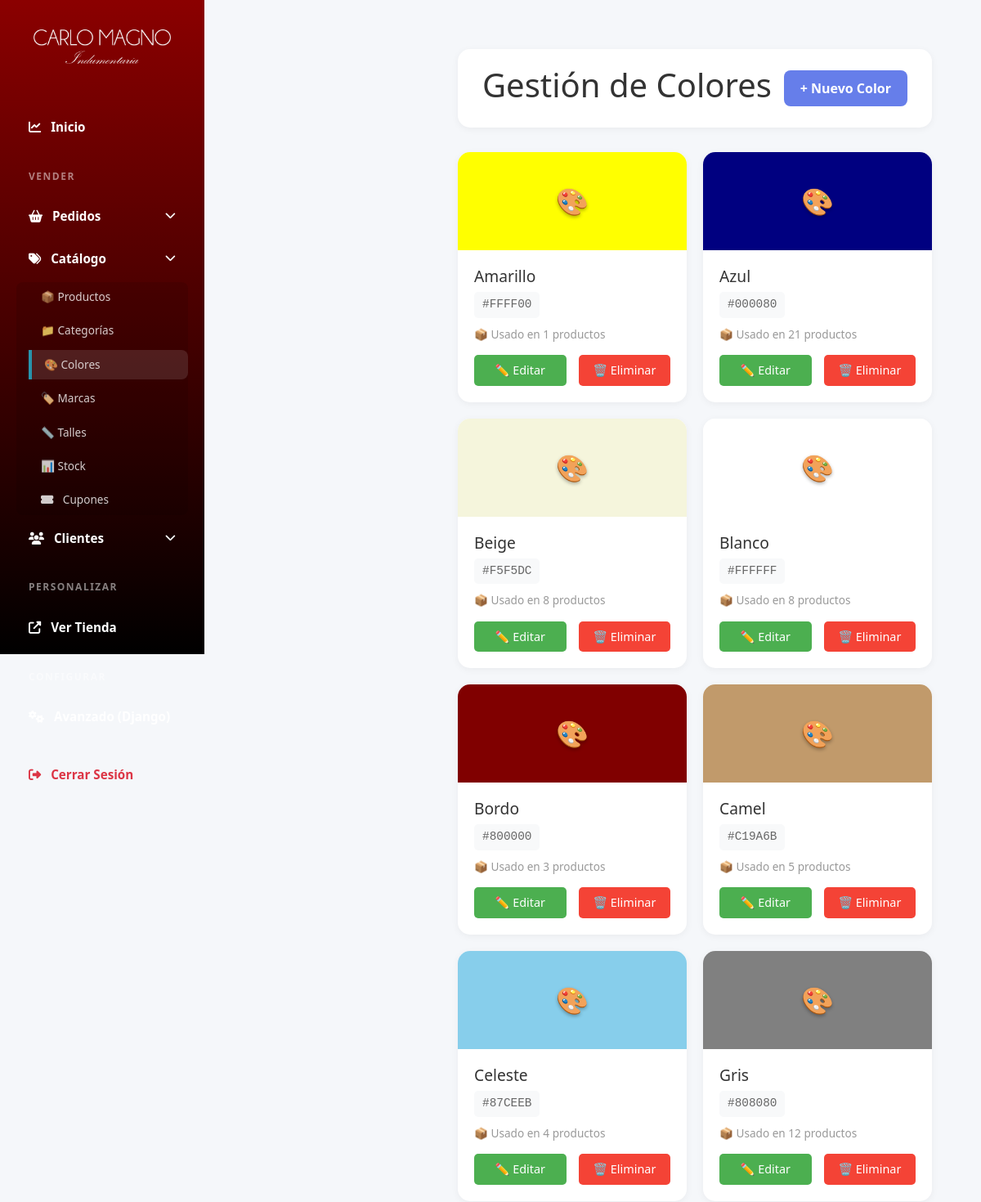
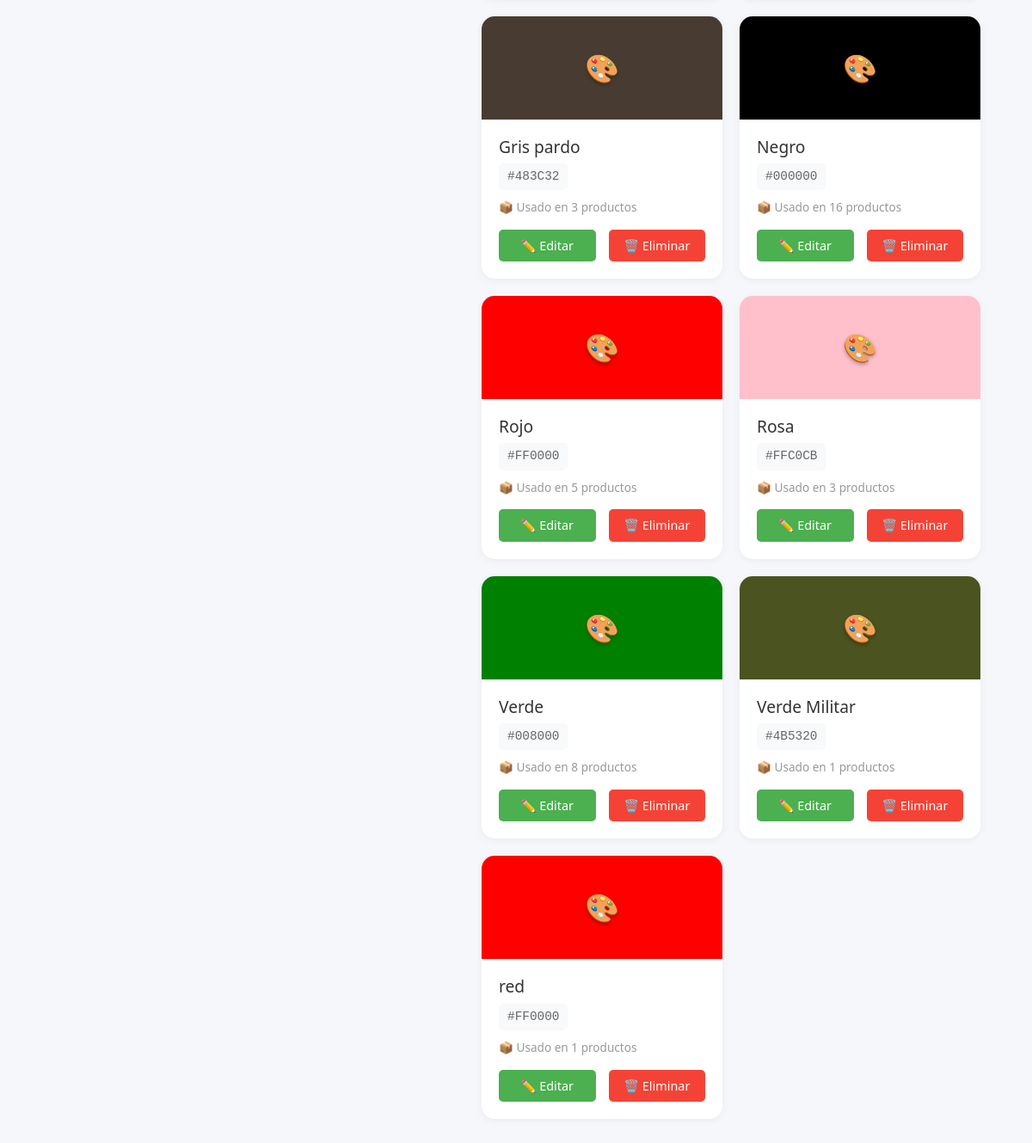
Page /panel/colores/ (signed in) on the committed database (2 pictures, top to bottom).
### productos/models.py (models this page shows, shortened)
class Color(models.Model):
    nombre = models.CharField(max_length=50, unique=True, verbose_name='Nombre')
    hex_code = models.CharField(
        max_length=7,
        verbose_name='Código Hexadecimal',
        help_text='Formato: #RRGGBB (ejemplo: #FF0000 para rojo)',
        default='#000000'
    )
    order = models.PositiveIntegerField(default=0, verbose_name='Orden de visualización')
    esta_activo = models.BooleanField(default=True, verbose_name='Está activo')
    class Meta:
        verbose_name = 'Color'
        verbose_name_plural = 'Colores'
        ordering = ['order', 'nombre']

### custom_admin/views.py (the view)
# urls.py: path('panel/colores/', admin_views.colores, name='colores'),
@login_required(login_url='login')
def colores(request):
    if not request.user.is_staff:
        return redirect('home')
    colores = Color.objects.all()
    return render(request, 'custom_admin/colores.html', {'colores': colores})

### productos/context_processors.py (called while the page is built, shortened)
def cart_processor(request):
    carrito = None
    cantidad_total = 0
    if request.user.is_authenticated:
        try:
            carrito = Carrito.objects.get(usuario=request.user)
            cantidad_total = carrito.get_cantidad_total()
        except Carrito.DoesNotExist:
            pass
    return {
        'carrito': carrito,
        'carrito_cantidad': cantidad_total
    }

### productos/models.py (called while the page is built)
    def get_cantidad_total(self):
        return sum(item.cantidad for item in self.items.all())

### templates/custom_admin/colores.html (shortened to what this page needs)
{% extends 'custom_admin/base.html' %}
{% load static %}
{%block extra_css %}
<link rel="stylesheet" href="{% static 'css/colores.css' %}" />
{% endblock %}
{% block content %}
<div class="main-content">
	<div class="header">
		<h1>Gestión de Colores</h1>
		<a href="{% url 'agregar_color' %}" class="btn btn-primary">+ Nuevo Color</a>
	</div>
	{% if colores %}
	<div class="colors-grid">
		{% for color in colores %}
		<div class="color-card">
			<div class="color-preview" data-color-hex="{{ color.hex_code }}">🎨</div>
			<div class="color-info">
				<h3>{{ color.nombre }}</h3>
				<span class="hex-code">{{ color.hex_code }}</span>
				<p class="color-stats">📦 Usado en {{ color.productos.count }} productos</p>
				<div class="actions">
					<a href="/admin/productos/color/{{ color.id }}/editar/" class="btn-edit"
						>✏️ Editar</a
					>
					<a href="/admin/productos/color/{{ color.id }}/delete/" class="btn-delete"
						>🗑️ Eliminar</a
					>
				</div>
			</div>
		</div>
		{% endfor %}
	</div>
	{% else %}
	<div class="empty-state">
		<h2>No hay colores registrados</h2>
	</div>
	{% endif %}
</div>
{% load static %}
{% endblock %}

### static/css/style_admin.css (style rules this page uses)
* { margin: 0; padding: 0; box-sizing: border-box; }
body { font-family: "Segoe UI", Tahoma, Geneva, Verdana, sans-serif; background: #f5f7fa; }
.main-content { margin-left: 250px; padding: 30px; }
.header { background: white; padding: 20px 30px; border-radius: 15px; box-shadow: 0 2px 10px rgba(0, 0, 0, 0.05); margin-bottom: 30px; display: flex; justify-content: space-between; align-items: center; }
.header h1 { color: #333; }
.btn { padding: 10px 20px; border: none; border-radius: 8px; cursor: pointer; font-weight: 600; text-decoration: none; display: inline-block; transition: all 0.3s ease; }
.btn-primary { background: #667eea; color: white; }
.btn-edit { background: #4caf50; color: white; padding: 5px 12px; border-radius: 5px; text-decoration: none; font-size: 0.9em; margin-right: 5px; }
.btn-delete { background: #f44336; color: white; padding: 5px 12px; border-radius: 5px; text-decoration: none; font-size: 0.9em; }

### static/css/colores.css (style rules this page uses)
.colors-grid { display: grid; grid-template-columns: repeat(auto-fill, minmax(250px, 1fr)); gap: 20px; }
.color-card { background: white; border-radius: 15px; overflow: hidden; box-shadow: 0 2px 10px rgba(0, 0, 0, 0.05); transition: all 0.3s ease; }
.color-preview { height: 120px; display: flex; align-items: center; justify-content: center; font-size: 2em; color: white; text-shadow: 0 2px 4px rgba(0, 0, 0, 0.3); }
.color-info { padding: 20px; }
.color-info h3 { color: #333; font-size: 1.2em; margin-bottom: 8px; }
.color-info .hex-code { color: #666; font-family: "Courier New", monospace; font-size: 0.9em; margin-bottom: 10px; background: #f8f9fa; padding: 5px 10px; border-radius: 5px; display: inline-block; }
.color-stats { color: #999; font-size: 0.85em; margin-bottom: 15px; }
.actions { display: flex; gap: 10px; }
.btn-edit { padding: 8px 15px; flex: 1; text-align: center; }
.btn-delete { padding: 8px 15px; flex: 1; text-align: center; }

### rows in the picture
Color: nombre "Amarillo", hex_code "#FFFF00", productos.count "1"
Color: nombre "Azul", hex_code "#000080", productos.count "21"
Color: nombre "Beige", hex_code "#F5F5DC", productos.count "8"
Color: nombre "Blanco", hex_code "#FFFFFF", productos.count "8"
Color: nombre "Bordo", hex_code "#800000", productos.count "3"
Color: nombre "Camel", hex_code "#C19A6B", productos.count "5"
Color: nombre "Celeste", hex_code "#87CEEB", productos.count "4"
Color: nombre "Gris", hex_code "#808080", productos.count "12"
Color: nombre "Gris pardo", hex_code "#483C32", productos.count "3"
Color: nombre "Negro", hex_code "#000000", productos.count "16"
Color: nombre "Rojo", hex_code "#FF0000", productos.count "5"
Color: nombre "Rosa", hex_code "#FFC0CB", productos.count "3"
Color: nombre "Verde", hex_code "#008000", productos.count "8"
Color: nombre "Verde Militar", hex_code "#4B5320", productos.count "1"
Color: nombre "red", hex_code "#FF0000", productos.count "1"
